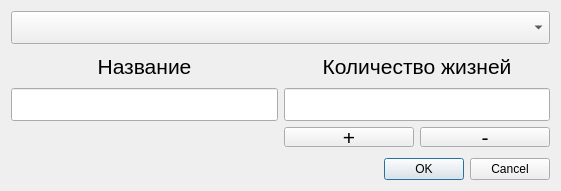
<?xml version="1.0" encoding="UTF-8"?>
<ui version="4.0">
 <class>EditComTableWindow</class>
 <widget class="QDialog" name="EditComTableWindow">
  <property name="geometry">
   <rect>
    <x>0</x>
    <y>0</y>
    <width>561</width>
    <height>191</height>
   </rect>
  </property>
  <property name="maximumSize">
   <size>
    <width>16777215</width>
    <height>200</height>
   </size>
  </property>
  <property name="windowTitle">
   <string>Dialog</string>
  </property>
  <layout class="QVBoxLayout" name="verticalLayout">
   <item>
    <widget class="QComboBox" name="aliveShipsBox">
     <property name="font">
      <font>
       <pointsize>16</pointsize>
      </font>
     </property>
    </widget>
   </item>
   <item>
    <layout class="QVBoxLayout" name="verticalLayout_2">
     <item>
      <layout class="QHBoxLayout" name="horizontalLineEdits">
       <item>
        <layout class="QVBoxLayout" name="verticalLayout_3">
         <item>
          <widget class="QLabel" name="nameLabel">
           <property name="font">
            <font>
             <pointsize>16</pointsize>
            </font>
           </property>
           <property name="text">
            <string>Название</string>
           </property>
           <property name="alignment">
            <set>Qt::AlignCenter</set>
           </property>
          </widget>
         </item>
         <item>
          <widget class="QLineEdit" name="nameLineEdit">
           <property name="font">
            <font>
             <pointsize>16</pointsize>
            </font>
           </property>
          </widget>
         </item>
         <item>
          <spacer name="verticalSpacer">
           <property name="orientation">
            <enum>Qt::Vertical</enum>
           </property>
           <property name="sizeType">
            <enum>QSizePolicy::Fixed</enum>
           </property>
           <property name="sizeHint" stdset="0">
            <size>
             <width>20</width>
             <height>31</height>
            </size>
           </property>
          </spacer>
         </item>
        </layout>
       </item>
       <item>
        <layout class="QVBoxLayout" name="verticalLayout_5">
         <item>
          <widget class="QLabel" name="lifeLabel">
           <property name="font">
            <font>
             <pointsize>16</pointsize>
            </font>
           </property>
           <property name="text">
            <string>Количество жизней</string>
           </property>
           <property name="alignment">
            <set>Qt::AlignCenter</set>
           </property>
           <property name="wordWrap">
            <bool>false</bool>
           </property>
          </widget>
         </item>
         <item>
          <widget class="QLineEdit" name="lifeLineEdit">
           <property name="font">
            <font>
             <pointsize>16</pointsize>
            </font>
           </property>
          </widget>
         </item>
         <item>
          <layout class="QHBoxLayout" name="horizontalLayout">
           <property name="spacing">
            <number>6</number>
           </property>
           <property name="bottomMargin">
            <number>5</number>
           </property>
           <item>
            <widget class="QPushButton" name="addLifeBut">
             <property name="maximumSize">
              <size>
               <width>16777215</width>
               <height>20</height>
              </size>
             </property>
             <property name="font">
              <font>
               <pointsize>16</pointsize>
              </font>
             </property>
             <property name="text">
              <string>+</string>
             </property>
            </widget>
           </item>
           <item>
            <widget class="QPushButton" name="subLifeBut">
             <property name="maximumSize">
              <size>
               <width>16777215</width>
               <height>20</height>
              </size>
             </property>
             <property name="font">
              <font>
               <pointsize>16</pointsize>
              </font>
             </property>
             <property name="text">
              <string>-</string>
             </property>
            </widget>
           </item>
          </layout>
         </item>
        </layout>
       </item>
      </layout>
     </item>
    </layout>
   </item>
   <item>
    <widget class="QDialogButtonBox" name="buttonBox">
     <property name="orientation">
      <enum>Qt::Horizontal</enum>
     </property>
     <property name="standardButtons">
      <set>QDialogButtonBox::Cancel|QDialogButtonBox::Ok</set>
     </property>
    </widget>
   </item>
  </layout>
 </widget>
 <resources/>
 <connections>
  <connection>
   <sender>buttonBox</sender>
   <signal>accepted()</signal>
   <receiver>EditComTableWindow</receiver>
   <slot>accept()</slot>
   <hints>
    <hint type="sourcelabel">
     <x>248</x>
     <y>254</y>
    </hint>
    <hint type="destinationlabel">
     <x>157</x>
     <y>274</y>
    </hint>
   </hints>
  </connection>
  <connection>
   <sender>buttonBox</sender>
   <signal>rejected()</signal>
   <receiver>EditComTableWindow</receiver>
   <slot>reject()</slot>
   <hints>
    <hint type="sourcelabel">
     <x>316</x>
     <y>260</y>
    </hint>
    <hint type="destinationlabel">
     <x>286</x>
     <y>274</y>
    </hint>
   </hints>
  </connection>
 </connections>
</ui>
